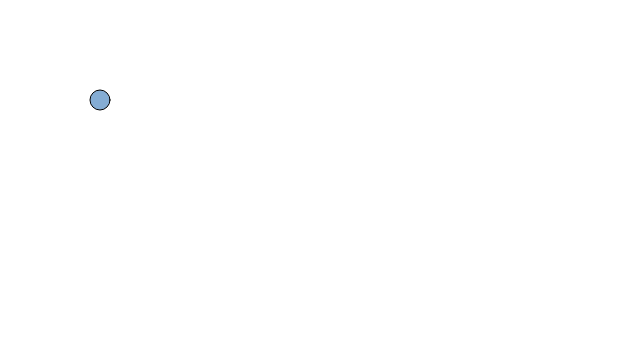
Frame 1 (no input)
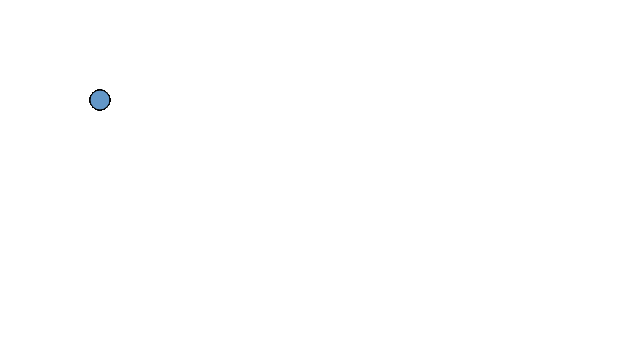
Frame 60 (no input)
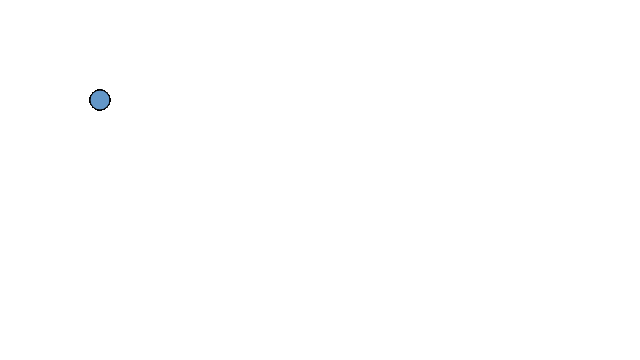
Frame 120 (the mouse pressed at the canvas centre since frame 60)

The p5.js sketch that drew these frames (run headless with seeded random() and noise() and a simulated clock; from frame 60 on, the mouse is pressed at the canvas centre):

// p5.js sketch
// ── sketch.js
// Learning Processing
// Daniel Shiffman
// http://www.learningprocessing.com

// Example 4-6: Ellipse with variables

// Declare and initialize your variables!
var r = 100;
var g = 150;
var b = 200;
var a = 200;
  
var diam = 20;
var x = 100;
var y = 100;
  
function setup() {
  createCanvas(640,360);
  background(255);
}

function draw() {
  // Use those variables to draw an ellipse
  stroke(0);
  fill(r,g,b,a);  // (Remember, the fourth argument for a color is transparency.
  ellipse(x,y,diam,diam);  
}
